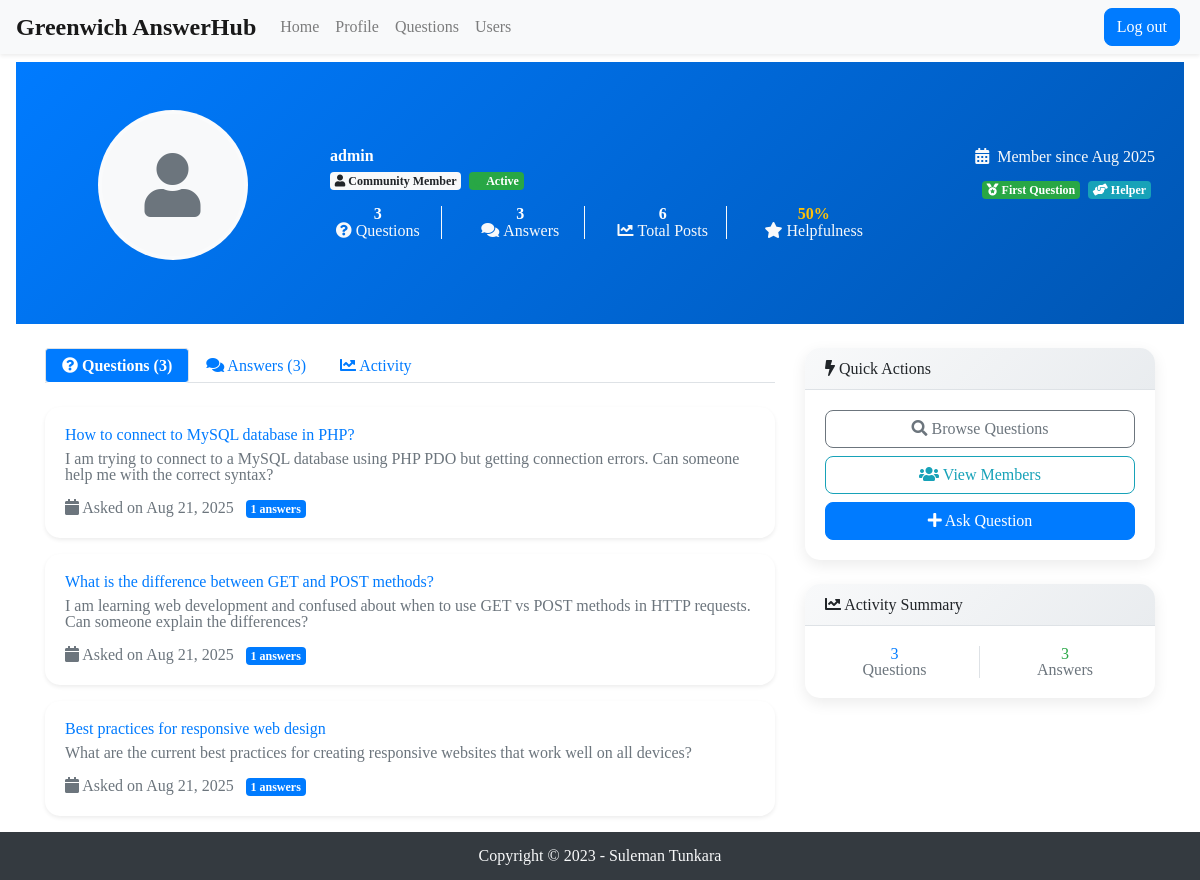
The app's page /user/user_page?id=admin (signed in) with its own data.
### tables this page shows
CREATE TABLE `users` (
  `id` int(11) NOT NULL AUTO_INCREMENT,
  `username` varchar(50) NOT NULL,
  `email` varchar(100) NOT NULL,
  `password` varchar(255) NOT NULL,
  `profile_image` LONGBLOB NULL,
  `created_at` timestamp NOT NULL DEFAULT current_timestamp(),
  PRIMARY KEY (`id`),
  UNIQUE KEY `username` (`username`)
);

CREATE TABLE `question` (
  `id` int(11) NOT NULL AUTO_INCREMENT,
  `questiontitle` varchar(255) NOT NULL,
  `questiontext` TEXT NOT NULL,
  `questiondate` date NOT NULL,
  `userid` int(11) NOT NULL,
  `categoryid` int(11) NOT NULL,
  `imageData` LONGBLOB NULL,
  `created_at` timestamp NOT NULL DEFAULT current_timestamp(),
  PRIMARY KEY (`id`),
  KEY `idx_userid` (`userid`),
  KEY `idx_categoryid` (`categoryid`),
  KEY `idx_questiondate` (`questiondate`)
);

### user/user_page.php (called while the page is built, shortened)
<?php
include __DIR__ . '/../includes/DatabaseConnection.php';
include __DIR__ . '/../includes/DatabaseFunctions.php';
try {
    $user = getUserInformation( $pdo, $_GET[ 'id' ] );
    $questions = getUserQuestions( $pdo, $user[ 'id' ] );
    $answers = getUserAnswers( $pdo, $user[ 'id' ] );
    $questionsPerPage = 10;
    if (isset($_GET['page']) && is_numeric($_GET['page'])) {
        $page = $_GET['page'];
    } else {
        $page = 1;
    }
    $startIndex = ($page - 1) * $questionsPerPage;
    $endIndex = min($startIndex + $questionsPerPage, count($questions));
    include __DIR__ . '/user_templates/user_page.html.php';
} catch (PDOException $e) {
    $title = 'User Profile';
    $output = 'Database error: ' . $e->getMessage();
}
include __DIR__ . '/user_templates/user_layout.html.php';
    ?>

### includes/DatabaseFunctions.php (called while the page is built, shortened)
<?php
function query( $pdo, $sql, $parameters = [] )
 {
    $query = $pdo->prepare( $sql );
    $query->execute( $parameters );
    return $query;
}
function getUserInformation( $pdo, $username )
 {
    $query = 'SELECT * FROM users WHERE username = :username';
    $params = [ ':username' => $username ];
    $stmt = query( $pdo, $query, $params );
    return $stmt->fetch( PDO::FETCH_ASSOC );
}
function getUserQuestions( $pdo, $userId )
 {
    $query = 'SELECT * FROM question WHERE userid = :userId ORDER BY question.questiondate DESC';
    $params = [ ':userId' => $userId ];
    $stmt = query( $pdo, $query, $params );
    return $stmt->fetchAll( PDO::FETCH_ASSOC );
}
function getUserAnswers( $pdo, $userId )
 {
    $query = 'SELECT * FROM answer WHERE userid = :userId';
    $params = [ ':userId' => $userId ];
    $stmt = query( $pdo, $query, $params );
    return $stmt->fetchAll( PDO::FETCH_ASSOC );
}
function totalAnswers($pdo, $questionId)
{
    $query = $pdo->prepare('SELECT COUNT(*) AS total_answers FROM answer WHERE questionid = :questionId');
    $query->bindValue(':questionId', $questionId, PDO::PARAM_INT);
    $query->execute();
    $totalAnswers = $query->fetch(PDO::FETCH_ASSOC);
    return $totalAnswers['total_answers'];
}
function shortText($pdo, $questionId)
{
    $query = 'SELECT questiontext FROM question WHERE id = :id';
    $stmt = $pdo->prepare($query);
    $stmt->bindValue(':id', $questionId, PDO::PARAM_INT);
    $stmt->execute();
    $row = $stmt->fetch(PDO::FETCH_ASSOC);
    $text = $row['questiontext'];
    $limit = 230;
    if (strlen($text) > $limit) {
        $truncatedText = substr($text, 0, $limit) . '...';
        return $truncatedText;
    } else {
        return $text;
    }
}

### user/user_templates/user_page.html.php (the view, shortened to what this page needs)
<body>
<div class="bg-gradient-primary text-white py-5">
    <div class="container">
        <div class="row align-items-center">
            <div class="col-md-3 text-center">
                <div class="profile-avatar position-relative mb-3">
                    <div class="avatar-container mx-auto" style="width: 150px; height: 150px; position: relative;">
                        <?php if (!empty($user['profile_image'])): ?>
                            <img
                                 alt="Profile Picture" class="rounded-circle w-100 h-100" style="object-fit: cover; border: 4px solid rgba(255,255,255,0.3);">
                        <?php else: ?>
                            <div class="bg-light rounded-circle d-flex align-items-center justify-content-center w-100 h-100"
                                 style="border: 4px solid rgba(255,255,255,0.3);">
                                <i class="fas fa-user fa-4x text-secondary"></i>
                            </div>
                        <?php endif; ?>
                    </div>
                </div>
            </div>
            <div class="col-md-9">
                <div class="row">
                    <div class="col-md-8">
                        <h1 class="mb-2 font-weight-bold"><?= htmlspecialchars($_GET['id']) ?></h1>
                        <div class="d-flex align-items-center mb-3">
                            <span class="badge badge-light mr-2">
                                <i class="fas fa-user"></i> Community Member
                            </span>
                            <span class="badge badge-success">
                                <i class="fas fa-circle text-success" style="font-size: 0.6rem;"></i> Active
                            </span>
                        </div>
                        <div class="row text-center">
                            <div class="col-3">
                                <div class="border-right border-light pr-3">
                                    <h3 class="mb-0 font-weight-bold text-white"><?= count($questions) ?></h3>
                                    <small class="text-light">
                                        <i class="fas fa-question-circle mr-1"></i>Questions
                                    </small>
                                </div>
                            </div>
                            <div class="col-3">
                                <div class="border-right border-light pr-3">
                                    <h3 class="mb-0 font-weight-bold text-white"><?= count($answers) ?></h3>
                                    <small class="text-light">
                                        <i class="fas fa-comments mr-1"></i>Answers
                                    </small>
                                </div>
                            </div>
                            <div class="col-3">
                                <div class="border-right border-light pr-3">
                                    <h3 class="mb-0 font-weight-bold text-white"><?= count($questions) + count($answers) ?></h3>
                                    <small class="text-light">
                                        <i class="fas fa-chart-line mr-1"></i>Total Posts
                                    </small>
                                </div>
                            </div>
                            <div class="col-3">
                                <h3 class="mb-0 font-weight-bold text-warning">
                                    <?php
                                    $helpfulnessScore = count($answers) > 0 ? round((count($answers) / (count($questions) + count($answers))) * 100) : 0;
                                    echo $helpfulnessScore . '%';
                                    ?>
                                </h3>
                                <small class="text-light">
                                    <i class="fas fa-star mr-1"></i>Helpfulness
                                </small>
                            </div>
                        </div>
                    </div>
                    <div class="col-md-4 text-right">
                        <div class="text-light mb-3">
                            <small>
                                <i class="fas fa-calendar-alt mr-1"></i>
                                Member since
                                <?php
                                echo date('M Y', strtotime($user['created_at'] ?? 'now'));
                                ?>
                            </small>
                        </div>
                        <div class="mb-2">
                            <?php if (count($questions) >= 1): ?>
                                <span class="badge badge-success badge-sm mr-1" title="Asked first question">
                                    <i class="fas fa-medal"></i> First Question
                                </span>
                            <?php endif; ?>
                            <?php if (count($answers) >= 1): ?>
                                <span class="badge badge-info badge-sm mr-1" title="Provided helpful answers">
                                    <i class="fas fa-hands-helping"></i> Helper
                                </span>
                            <?php endif; ?>
                        </div>
                    </div>
                </div>
            </div>
        </div>
    </div>
</div>
<div class="container mt-4">
    <div class="row">
        <div class="col-lg-8">
            <ul class="nav nav-tabs mb-4" id="profileTabs" role="tablist">
                <li class="nav-item" role="presentation">
                    <a class="nav-link active" id="questions-tab" data-toggle="tab" href="#questions" role="tab">
                        <i class="fas fa-question-circle"></i> Questions (<?= count($questions) ?>)
                    </a>
                </li>
                <li class="nav-item" role="presentation">
                    <a class="nav-link" id="answers-tab" data-toggle="tab" href="#answers" role="tab">
                        <i class="fas fa-comments"></i> Answers (<?= count($answers) ?>)
                    </a>
                </li>
                <li class="nav-item" role="presentation">
                    <a class="nav-link" id="activity-tab" data-toggle="tab" href="#activity" role="tab">
                        <i class="fas fa-chart-line"></i> Activity
                    </a>
                </li>
            </ul>
            <div class="tab-content" id="profileTabsContent">
                <div class="tab-pane fade show active" id="questions" role="tabpanel">
                    <?php if (!empty($questions)): ?>
                        <?php for ($i = $startIndex; $i < $endIndex; $i++):
                            $question = $questions[$i]; ?>
                            <div class="card mb-3 shadow-sm">
                                <div class="card-body">
                                    <div class="d-flex justify-content-between align-items-start">
                                        <div class="flex-grow-1">
                                            <h5 class="card-title mb-2">
                                                <a href="question_page?id=<?= $question['id'] ?>" class="text-decoration-none">
                                                    <?= htmlspecialchars($question['questiontitle'], ENT_QUOTES, 'UTF-8') ?>
                                                </a>
                                            </h5>
                                            <div class="text-muted mb-3">
                                                <?= shortText($pdo, $question['id']) ?>
                                            </div>
                                            <small class="text-muted">
                                                <i class="fas fa-calendar"></i>
                                                Asked on <?= date('M d, Y', strtotime($question['questiondate'])) ?>
                                                <span class="badge badge-primary ml-2">
                                                    <?= totalAnswers($pdo, $question['id']) ?> answers
                                                </span>
                                            </small>
                                        </div>
                                    </div>
                                </div>
                            </div>
                        <?php endfor; ?>
                    <?php endif; ?>
                </div>
            </div>
        </div>
        <div class="col-lg-4">
            <div class="card mb-4">
                <div class="card-header">
                    <h6 class="mb-0"><i class="fas fa-bolt"></i> Quick Actions</h6>
                </div>
                <div class="card-body">
                    <a href="questions" class="btn btn-outline-secondary btn-block mb-2">
                        <i class="fas fa-search"></i> Browse Questions
                    </a>
                    <a href="userlist" class="btn btn-outline-info btn-block mb-2">
                        <i class="fas fa-users"></i> View Members
                    </a>
                    <a href="new_question" class="btn btn-primary btn-block">
                        <i class="fas fa-plus"></i> Ask Question
                    </a>
                </div>
            </div>
            <div class="card">
                <div class="card-header">
                    <h6 class="mb-0"><i class="fas fa-chart-line"></i> Activity Summary</h6>
                </div>
                <div class="card-body">
                    <div class="row text-center">
                        <div class="col-6 border-right">
                            <h4 class="text-primary"><?= count($questions) ?></h4>
                            <small class="text-muted">Questions</small>
                        </div>
                        <div class="col-6">
                            <h4 class="text-success"><?= count($answers) ?></h4>
                            <small class="text-muted">Answers</small>
                        </div>
                    </div>
                </div>
            </div>
        </div>
    </div>
</div>
</body>

### templates/styles.css (style rules this page uses)
html, body, div, span, applet, object, iframe, h1, h2, h3, h4, h5, h6, p, blockquote, pre, a, abbr, acronym, address, big, cite, code, del, dfn, em, img, ins, kbd, q, s, samp, small, strike, strong, sub, sup, tt, var, b, u, i, center, dl, dt, dd, ol, ul, li, fieldset, form, label, legend, table, caption, tbody, tfoot, thead, tr, th, td, article, aside, canvas, details, embed, figure, figcaption, footer, header, hgroup, menu, nav, output, ruby, section, summary, time, mark, audio, video { margin: 0; padding: 0; border: 0; font-size: 100%; font: inherit; vertical-align: baseline; }
body { line-height: 1; }
ol, ul { list-style: none; }
.card { border: none; border-radius: 15px; box-shadow: 0 5px 15px rgba(0,0,0,0.08); transition: all 0.3s ease; }
.card-header { background: linear-gradient(135deg, #f8f9fa 0%, #e9ecef 100%); border-bottom: 1px solid #dee2e6; border-radius: 15px 15px 0 0 !important; }
.btn { border-radius: 8px; font-weight: 500; transition: all 0.3s ease; }

### user/user_templates/user_layout.html.php (style rules this page uses)
.nav-link.active { background-color: #007bff !important; color: white !important; border-radius: 0.25rem; font-weight: 600; }

### user/user_templates/user_page.html.php (style rules this page uses)
.bg-gradient-primary { background: linear-gradient(135deg, #007bff 0%, #0056b3 100%); }

### records on screen
users: created_at "Aug 2025"
question: questiontitle "How to connect to MySQL database in PHP?", shortText($pdo, $question['id']) "I am trying to connect to a MySQL database using PHP PDO but getting connection errors. Can someone help me with the correct syntax?", questiondate "Aug 21, 2025", id "1"
question: questiontitle "What is the difference between GET and POST methods?", shortText($pdo, $question['id']) "I am learning web development and confused about when to use GET vs POST methods in HTTP requests. Can someone explain the differences?", questiondate "Aug 21, 2025", id "1"
question: questiontitle "Best practices for responsive web design", shortText($pdo, $question['id']) "What are the current best practices for creating responsive websites that work well on all devices?", questiondate "Aug 21, 2025", id "1"

### other values on screen
$_GET['id'] "admin"
count($questions) "3"
count($answers) "3"
count($questions) + count($answers) "6"
$helpfulnessScore "50"
